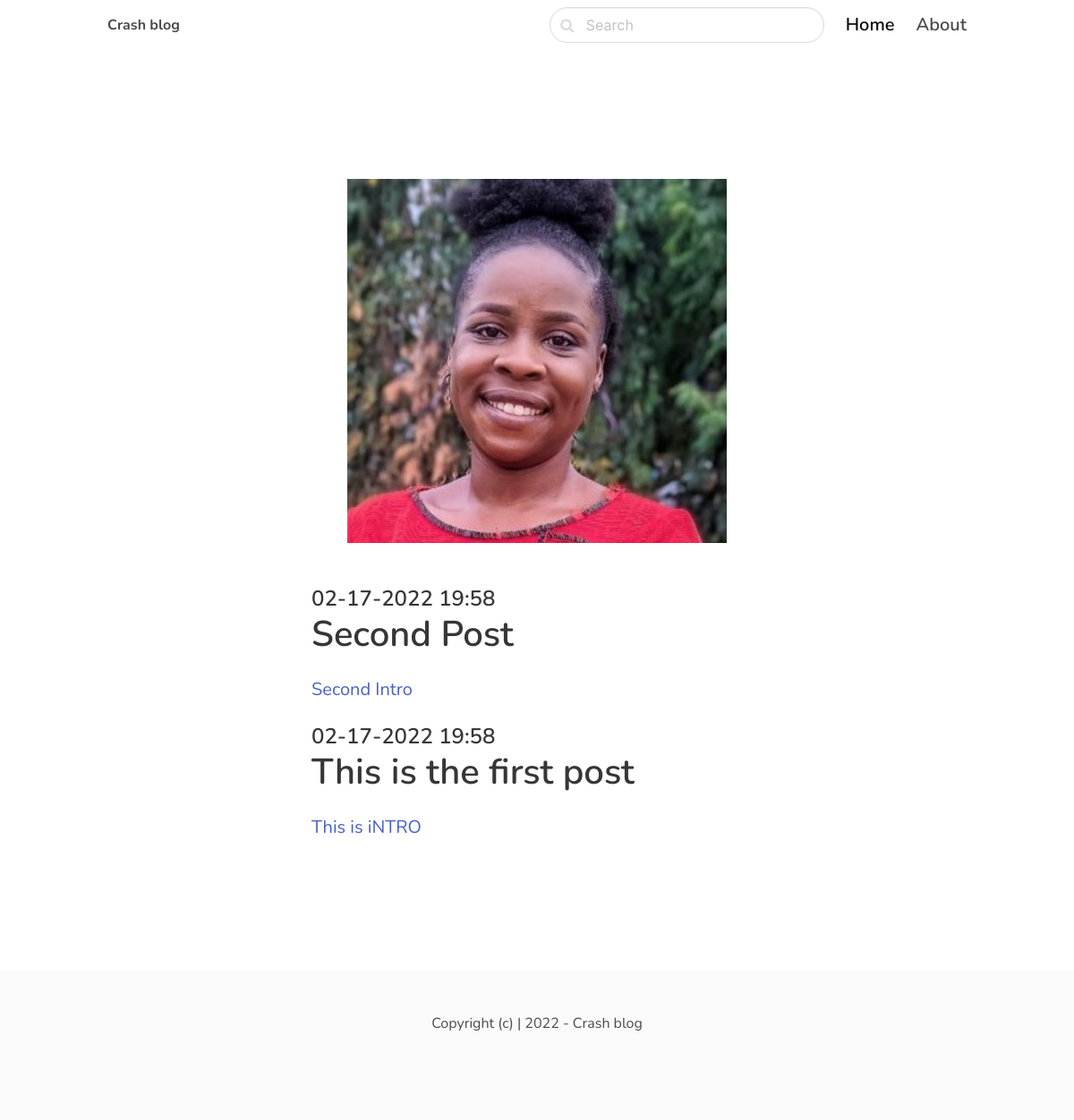
The page / on the database its author committed.
### blog/models.py (models this page shows, shortened)
class Post(models.Model):
    ACTIVE = 'active'
    DRAFT = 'draft'
    CHOICES_STATUS = (
        (ACTIVE, 'Active'),
        (DRAFT, 'Draft')
    )
    category = models.ForeignKey(Category, related_name='posts', on_delete=models.CASCADE)
    title = models.CharField(max_length=255)
    slug = models.SlugField()
    intro = models.TextField()
    body = models.TextField()
    created_at = models.DateTimeField(auto_now_add=True)
    status = models.CharField(max_length=10, choices=CHOICES_STATUS, default=ACTIVE)
    image = models.ImageField(upload_to='uploads/', blank=True, null=True)
    class Meta:
        ordering = ('-created_at',)

### core/views.py (the view)
# urls.py: path('', frontpage, name='frontpage'),
def frontpage(request):
    posts = Post.objects.filter(status=Post.ACTIVE)
    return render(request, 'core/frontpage.html', {'posts': posts})

### core/templates/core/frontpage.html (shortened to what this page needs)
{% extends 'core/base.html' %}
{% block content  %}
<section class="hero ">
    <div class="hero-body">
      <div class="container">
        <section class="section">
            <div class="columns">
              <div class="column is-8 is-offset-2">
                  {% for post in posts %}
                <div class="content is-medium">
                    <a href="{% url 'post_detail' post.category.slug post.slug %}">
                      {% if post.image %}
                      <figure class="image">
                        <img src="{{ post.image.url }}">
                      </figure>
                      {% endif %}
                  <h2 class="subtitle is-4">{{ post.created_at|date:'m-d-Y H:i' }}</h2>
                  <h1 class="title">{{ post.title }}</h1>
                  <p>{{ post.intro }}</p>
                </a>
                </div>
                {% endfor %}
              </div>
            </div>
        </section>
      </div>
    </div>
</section>
{% endblock %}

### core/templates/core/base.html (style rules this page uses)
body { font-family: 'Nunito', sans-serif; }

### rows shown on the page
Post: image (picture), created_at "02-17-2022 19:58", title "Second Post", intro "Second Intro"
Post: created_at "02-17-2022 19:58", title "This is the first post", intro "This is iNTRO"
